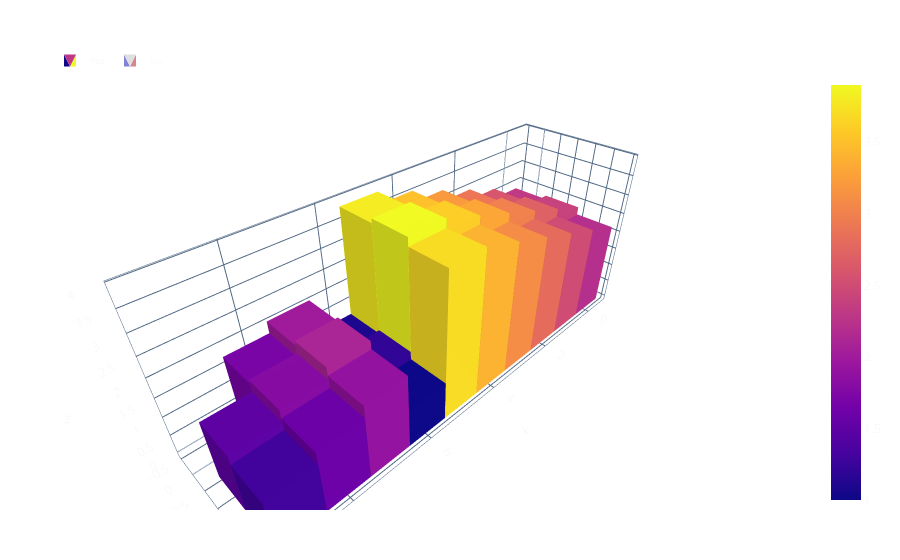

The code cell stored with this chart in its notebook:
### Code cell
import numpy as np

from mayutils.visualisation.graphs import (
    Bar3d,
    PlotConfig,
    TracesConfig,
)

x = np.array(["C", "A", "z", "x"] + list(np.arange(6)))
y = np.array(["F", "1", "2"])

np.random.seed(29)

df = DataFrame(
    columns=y,
    index=x,
    data=1 + np.arange(len(y) * len(x)).reshape(len(x), len(y)) / 10,
)
df.at["A", "1"] = np.nan

Plot(
    "",
    PlotConfig(
        yaxes_configs=(
            TracesConfig(
                (
                    Bar3d.from_dataframe(
                        df=df,
                        value_weights=True,
                        name="foo",
                        showlegend=True,
                        x_mapping=sorted(df.index),
                        y_mapping=sorted(df.columns),
                    ),
                ),
            ),
            TracesConfig(
                (
                    Bar3d.from_dataframe(
                        df=df.T,
                        value_weights=True,
                        visible="legendonly",
                        name="bar",
                        showlegend=True,
                        y_mapping=sorted(df.index),
                        x_mapping=sorted(df.columns),
                    ),
                ),
            ),
        )
    ),
    layout=dict(),
)

# TODO: Categorical Axis

### Figure 1 — Plotly figure (JSON) as saved in the notebook; plotly's stock layout.template omitted (floating-point values rounded to 4 significant figures; data arrays with more than 128 entries replaced by an {"elided": "..."} marker saying what was removed)
{"data": [{"alphahull": 1, "customdata": {"elided": "232x4 mixed values"}, "flatshading": true, "hovertemplate": "x: %{customdata[0]}<br>y: %{customdata[1]}<br>z: %{customdata[2]:.2f}<br>w: %{customdata[3]:.2f}<extra></extra>", "i": {"elided": "348 int values"}, "intensity": {"elided": "232 float values"}, "j": {"elided": "348 int values"}, "k": {"elided": "348 int values"}, "meta": "bar3d", "name": "foo", "showlegend": true, "showscale": true, "type": "mesh3d", "x": {"elided": "232 float values"}, "y": {"elided": "232 float values"}, "z": {"elided": "232 float values"}}, {"alphahull": 1, "customdata": {"elided": "232x4 mixed values"}, "flatshading": true, "hovertemplate": "x: %{customdata[0]}<br>y: %{customdata[1]}<br>z: %{customdata[2]:.2f}<br>w: %{customdata[3]:.2f}<extra></extra>", "i": {"elided": "348 int values"}, "intensity": {"elided": "232 float values"}, "j": {"elided": "348 int values"}, "k": {"elided": "348 int values"}, "meta": "bar3d", "name": "bar", "showlegend": true, "showscale": true, "type": "mesh3d", "visible": "legendonly", "x": {"elided": "232 float values"}, "y": {"elided": "232 float values"}, "z": {"elided": "232 float values"}}], "layout": {"yaxis2": {"anchor": "x", "gridcolor": "#283442", "gridwidth": 2, "linecolor": "#506784", "minor": {"showgrid": false}, "mirror": true, "overlaying": "y", "position": 1, "showgrid": false, "showline": true, "side": "right", "tickfont": {"size": 12}, "ticklabelmode": "period", "tickmode": "auto", "title": {"font": {"size": 16}, "standoff": 10, "text": ""}, "zeroline": true, "zerolinecolor": "#283442", "zerolinewidth": 2}}}
